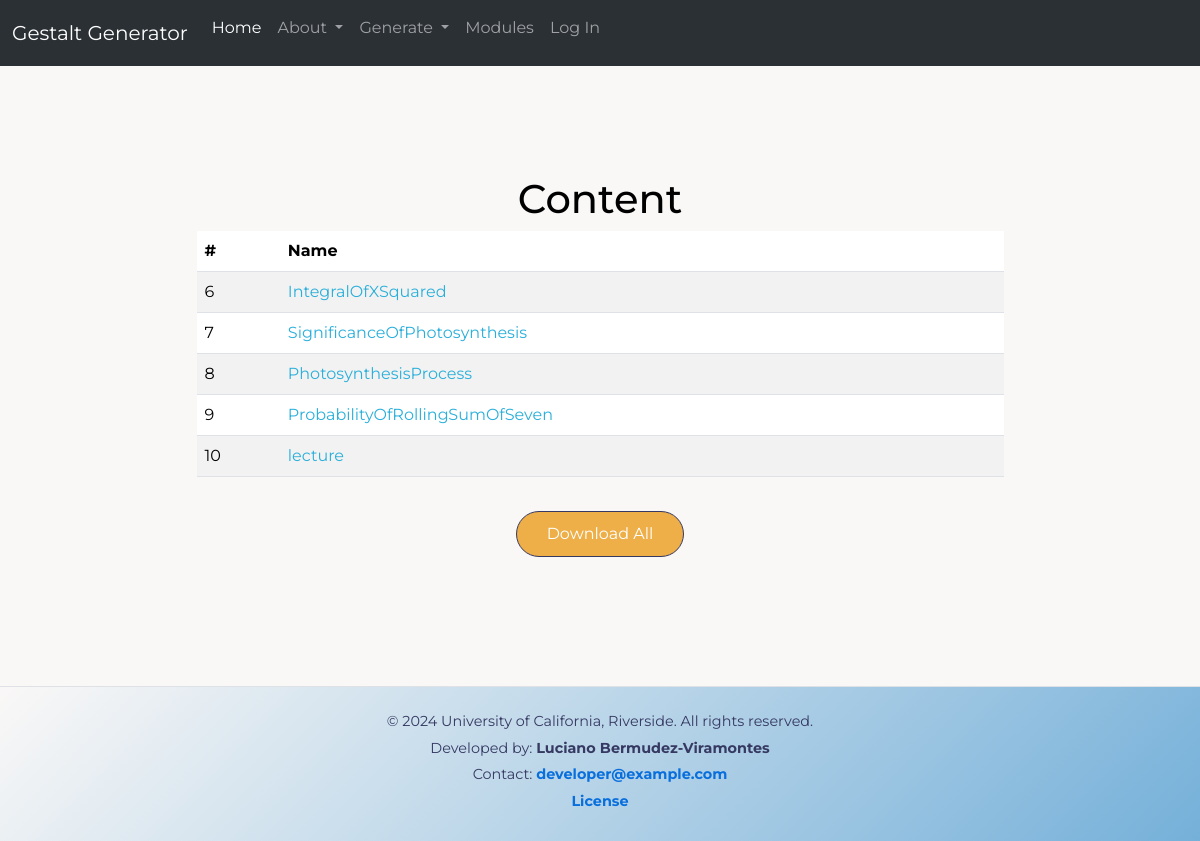
Page /retrieve_modules/Module_2 on the committed database.
### app/db_models/models.py (models this page shows, shortened)
class Folder(db.Model):
    id = db.Column(db.Integer, primary_key=True)
    name = db.Column(db.String(256), nullable=False)
    files = db.relationship('File', backref='folder', lazy=True)
    question_metadata = db.relationship('QuestionMetadata', backref='folder', lazy=True)
    module_id = db.Column(db.Integer, db.ForeignKey('edu_module.id'), nullable=False)

### app/routes/module_retrieval/module_retrieval.py (the view)
@module_retrieval_bp.route("/retrieve_modules/<module_name>_<module_id>", methods=['GET', 'POST'])
def view_module_details(module_name,module_id):
    module = EduModule.query.filter_by(id=module_id).first()
    folder_data = []
    for folder in module.folders:
        folder_data.append({
            'id': folder.id,
            'folder_name': folder.name,
        })
    print(f"This is the folder data {folder_data}")
    session["folder_data"] = folder_data
    return render_template("module_content.html",folder_data=folder_data)

### app/templates/module_content.html (shortened to what this page needs)
{% extends "base.html" %}
{% block content %}
<div class="table-container">
    <h1 class="text-center">Content</h1>
    <table class="table table-striped">
        <thead>
            <tr>
                <th scope="col">#</th>
                <th scope="col">Name</th>
            </tr>
        </thead>
        <tbody>
            {% for folder in folder_data %}
            <tr>
                <td>{{ folder.id }}</td>
                <td><a href="{{ url_for('quiz_overview_bp.modules_action', folder_id = folder.id) }}">{{
                        folder.folder_name }}</a></td>
            </tr>
            {% endfor %}
        </tbody>
    </table>
    <div class="container d-flex justify-content-center mt-4">
        <form method="POST" action="{{ url_for('quiz_overview_bp.download_all_modules') }}">
            <button type="submit" class="btn btn-primary">Download All</button>
        </form>
    </div>
</div>
{% endblock %}

### app/static/css/styles.css (style rules this page uses)
:root { --light-shades: #FAF8F7; --light-accent: #EEAF48; --main-brand-color: #75B0D9; --dark-accent: #2AAFDA; --dark-shades: #363962; }
body { font-family: "Montserrat", sans-serif; font-optical-sizing: auto; font-size: 16px; }
.btn-primary { background-color: var(--light-accent); border-color: var(--dark-shades); padding: 10px 30px; font-size: 1.2rem; border-radius: 25px; margin-top: 10px; position: sticky; top: 90%; text-decoration: none; font-size: 1rem; transition: background-color 0.3s ease; }
.table-container { min-height: calc(100vh - 200px); padding: 20px; margin-bottom: 20px; display: flex; flex-direction: column; justify-content: center; align-items: center; }
.table { width: 75%; margin: 0 auto; }
.table a { text-decoration: none; color:var(--dark-accent) }

### app/static/css/lecture-style.css (style rules this page uses)
:root { --background-color: #FAF8F7; --accent-color: #EEAF48; --brand-color: #75B0D9; --accent-dark: #2AAFDA; --shade-dark: #363962; --text-color: #000000; --border-color: #ccc; --shadow-color: rgba(0, 0, 0, 0.1); --background-section: #fff; --background-question: #f9f9f9; --border-radius: 10px; --box-shadow: 0 4px 8px var(--shadow-color); }
body { font-size: 1rem; background-color: var(--background-color); color: var(--text-color); transition: background-color 0.3s, color 0.3s; }

### rows in the picture
Folder: id "6", folder_name "IntegralOfXSquared"
Folder: id "7", folder_name "SignificanceOfPhotosynthesis"
Folder: id "8", folder_name "PhotosynthesisProcess"
Folder: id "9", folder_name "ProbabilityOfRollingSumOfSeven"
Folder: id "10", folder_name "lecture"
